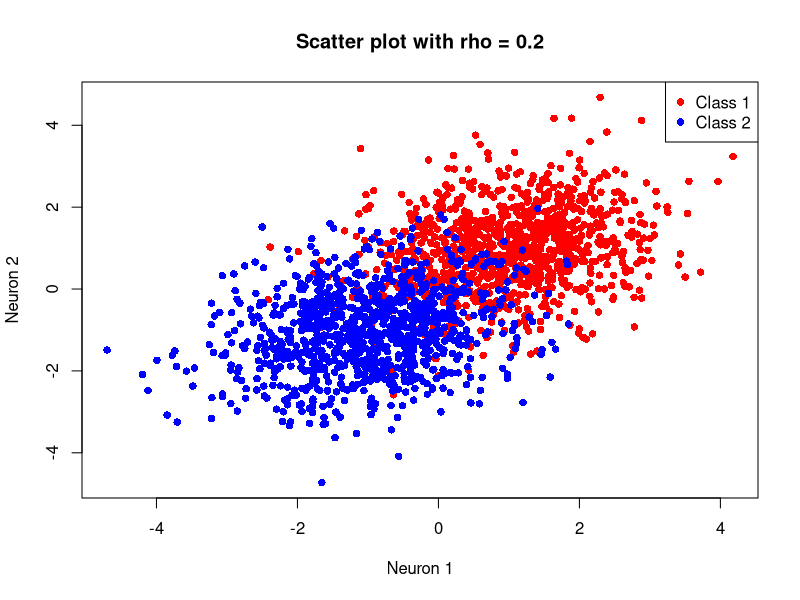

Write the R code that produced this figure.
# 2つのニューロンが「同じ方向に揺れる」ため、総和方向（信号方向）での変動が増える
# ニューロンが独立なら、一方が大きく揺れても、もう一方が逆方向に揺れることもあるので、総和方向では揺れがある程度打ち消される
# これによって総和方向の分散は抑えられる

# ======== データ生成 ========
set.seed(42)

# ニューロン数
n_neurons <- 2

# 試行数
n_trials <- 1000

# クラス平均 (2ニューロンの総和方向)
mu1 <- c(1,1)
mu2 <- c(-1,-1)

# 共分散行列の例
rho <- 0.2  # ノイズ相関
sigma <- 1
Sigma <- matrix(c(sigma^2, rho*sigma^2,
                  rho*sigma^2, sigma^2), nrow=2)

# データ生成
library(MASS)
class1 <- mvrnorm(n_trials, mu = mu1, Sigma = Sigma)
class2 <- mvrnorm(n_trials, mu = mu2, Sigma = Sigma)

# クラスラベル
labels <- c(rep(1, n_trials), rep(2, n_trials))
data <- rbind(class1, class2)

# ======== 散布図 ========
plot(data[,1], data[,2], col=ifelse(labels==1,"red","blue"),
     pch=16, xlab="Neuron 1", ylab="Neuron 2",
     main=paste("Scatter plot with rho =", rho))
legend("topright", legend=c("Class 1", "Class 2"), col=c("red","blue"), pch=16)

# ======== 線形判別情報 (LFI) と d' ========
# LFI = Δμ^T Σ^{-1} Δμ
delta_mu <- mu1 - mu2
LFI <- t(delta_mu) %*% solve(Sigma) %*% delta_mu

# d' = sqrt(LFI)
d_prime <- sqrt(LFI)

cat("Linear Fisher Information (LFI):", LFI, "\n")
cat("d':", d_prime, "\n")
